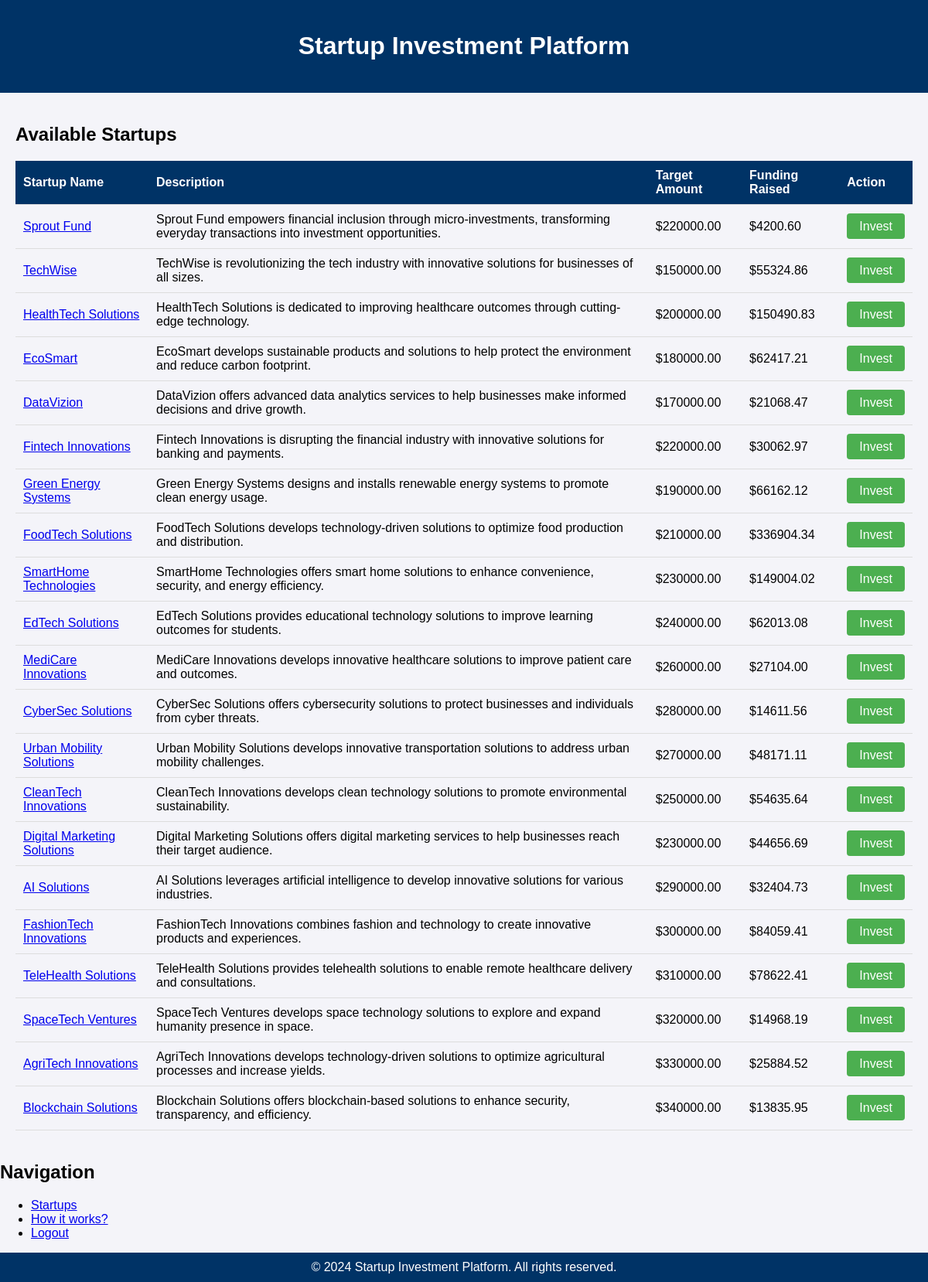
Page /startups/ (signed in) on the committed database.
### investments/models.py (models this page shows, shortened)
class Startup(models.Model):
    name = models.CharField(max_length=100)
    description = models.TextField()
    target_amount = models.DecimalField(max_digits=12, decimal_places=2)
    industry = models.TextField()
    growth_rate = models.DecimalField(max_digits=4, decimal_places=2, default=random_growth_rate)
    interest = models.DecimalField(max_digits=4, decimal_places=2, default=random_interest)
    def total_funding_raised(self):
        total_funding = self.investment_set.aggregate(total=models.Sum('amount'))['total']
        return total_funding or 0  # Return 0 if there are no investments

### investments/views.py (the view)
# urls.py: path('startups/', startup_list, name='startup_list'),
@login_required
def startup_list(request):
    startups = Startup.objects.all()
    return render(request, 'investments/startup_list.html', {'startups': startups})

### investments/templates/investments/startup_list.html (shortened to what this page needs)
<!DOCTYPE html>
{% load static %}
<html lang="en">
<head>
    <link rel="stylesheet" type="text/css" href="{% static 'css/style.css' %}">
</head>
<body>
    <header>
        <h1>Startup Investment Platform</h1>
    </header>
    <main>
        <h2>Available Startups</h2>
        <table>
            <thead>
                <tr>
                    <th>Startup Name</th>
                    <th>Description</th>
                    <th>Target Amount</th>
                    <th>Funding Raised</th>
                    <th>Action</th>
                </tr>
            </thead>
            <tbody>
                {% for startup in startups %}
                <tr>
                    <td><a href="{% url 'view_startup' startup_id=startup.id %}">{{ startup.name }}</a></td>
                    <td>{{ startup.description }}</td>
                    <td>${{ startup.target_amount|floatformat:2 }}</td>
                    <td>${{ startup.total_funding_raised|floatformat:2 }}</td>
                    <td class="actions">
                        <a href="{% url 'invest_in_startup' startup_id=startup.id %}" class="invest-btn">Invest</a>
                    </td>
                </tr>
                {% empty %}
                <tr>
                    <td colspan="5">No startups available to invest in.</td>
                </tr>
                {% endfor %}
            </tbody>
        </table>
    </main>
    <div class="sidebar">
        <h2>Navigation</h2>
        <ul>
            <li><a href="{% url 'startup_list' %}">Startups</a></li>
            <li><a href="{% url 'explanation' %}">How it works?</a></li>
            <li><a href="{% url 'logout' %}">Logout</a></li>
        </ul>
    </div>
    <footer>
        <p>© 2024 Startup Investment Platform. All rights reserved.</p>
    </footer>
</body>
</html>

### investments/static/css/style.css (style rules this page uses)
body { font-family: Arial, sans-serif; margin: 40px; background-color: #f4f4f9; }

### investments/templates/investments/startup_list.html (style rules this page uses)
body { margin: 0; padding: 0; display: flex; flex-direction: column; min-height: 100vh; font-family: Arial, sans-serif; }
header { background-color: #003366; color: white; text-align: center; padding: 20px 0; }
main { flex: 1; padding: 20px; }
footer { background-color: #003366; color: white; text-align: center; padding: 10px 0; }
table { width: 100%; border-collapse: collapse; }
th, td { padding: 10px; text-align: left; border-bottom: 1px solid #ddd; }
th { background-color: #003366; color: white; }
.actions { text-align: center; }
.invest-btn { padding: 8px 16px; background-color: #4CAF50; color: white; border: none; border-radius: 4px; cursor: pointer; text-decoration: none; }
p { margin: 0; }

### rows in the picture
Startup: name "Sprout Fund", description "Sprout Fund empowers financial inclusion through micro-investments, transforming everyday transactions into investment opportunities.", target_amount "220000.00", total_funding_raised "4200.60"
Startup: name "TechWise", description "TechWise is revolutionizing the tech industry with innovative solutions for businesses of all sizes.", target_amount "150000.00", total_funding_raised "55324.86"
Startup: name "HealthTech Solutions", description "HealthTech Solutions is dedicated to improving healthcare outcomes through cutting-edge technology.", target_amount "200000.00", total_funding_raised "150490.83"
Startup: name "EcoSmart", description "EcoSmart develops sustainable products and solutions to help protect the environment and reduce carbon footprint.", target_amount "180000.00", total_funding_raised "62417.21"
Startup: name "DataVizion", description "DataVizion offers advanced data analytics services to help businesses make informed decisions and drive growth.", target_amount "170000.00", total_funding_raised "21068.47"
Startup: name "Fintech Innovations", description "Fintech Innovations is disrupting the financial industry with innovative solutions for banking and payments.", target_amount "220000.00", total_funding_raised "30062.97"
Startup: name "Green Energy Systems", description "Green Energy Systems designs and installs renewable energy systems to promote clean energy usage.", target_amount "190000.00", total_funding_raised "66162.12"
Startup: name "FoodTech Solutions", description "FoodTech Solutions develops technology-driven solutions to optimize food production and distribution.", target_amount "210000.00", total_funding_raised "336904.34"
Startup: name "SmartHome Technologies", description "SmartHome Technologies offers smart home solutions to enhance convenience, security, and energy efficiency.", target_amount "230000.00", total_funding_raised "149004.02"
Startup: name "EdTech Solutions", description "EdTech Solutions provides educational technology solutions to improve learning outcomes for students.", target_amount "240000.00", total_funding_raised "62013.08"
Startup: name "MediCare Innovations", description "MediCare Innovations develops innovative healthcare solutions to improve patient care and outcomes.", target_amount "260000.00", total_funding_raised "27104.00"
Startup: name "CyberSec Solutions", description "CyberSec Solutions offers cybersecurity solutions to protect businesses and individuals from cyber threats.", target_amount "280000.00", total_funding_raised "14611.56"
Startup: name "Urban Mobility Solutions", description "Urban Mobility Solutions develops innovative transportation solutions to address urban mobility challenges.", target_amount "270000.00", total_funding_raised "48171.11"
Startup: name "CleanTech Innovations", description "CleanTech Innovations develops clean technology solutions to promote environmental sustainability.", target_amount "250000.00", total_funding_raised "54635.64"
Startup: name "Digital Marketing Solutions", description "Digital Marketing Solutions offers digital marketing services to help businesses reach their target audience.", target_amount "230000.00", total_funding_raised "44656.69"
Startup: name "AI Solutions", description "AI Solutions leverages artificial intelligence to develop innovative solutions for various industries.", target_amount "290000.00", total_funding_raised "32404.73"
Startup: name "FashionTech Innovations", description "FashionTech Innovations combines fashion and technology to create innovative products and experiences.", target_amount "300000.00", total_funding_raised "84059.41"
Startup: name "TeleHealth Solutions", description "TeleHealth Solutions provides telehealth solutions to enable remote healthcare delivery and consultations.", target_amount "310000.00", total_funding_raised "78622.41"
Startup: name "SpaceTech Ventures", description "SpaceTech Ventures develops space technology solutions to explore and expand humanity presence in space.", target_amount "320000.00", total_funding_raised "14968.19"
Startup: name "AgriTech Innovations", description "AgriTech Innovations develops technology-driven solutions to optimize agricultural processes and increase yields.", target_amount "330000.00", total_funding_raised "25884.52"
Startup: name "Blockchain Solutions", description "Blockchain Solutions offers blockchain-based solutions to enhance security, transparency, and efficiency.", target_amount "340000.00", total_funding_raised "13835.95"
